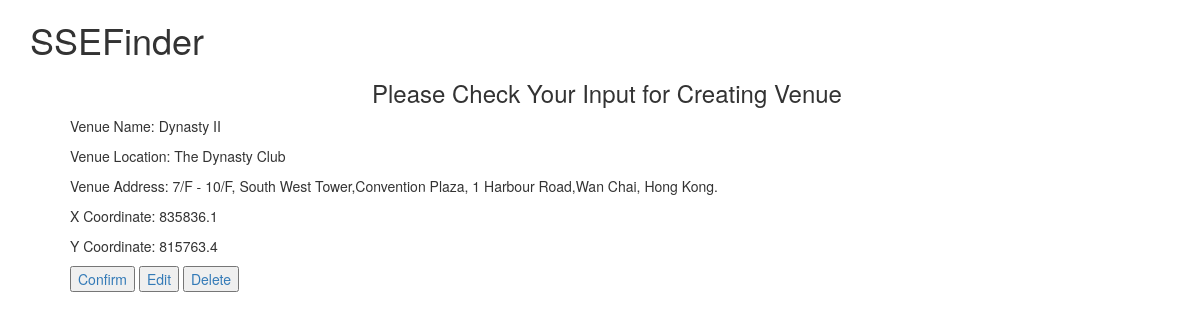
/VenueRecord/Preview, run on the app's committed database.
### EventRecord/models.py (models this page shows, shortened)
class Event(models.Model):
    venueName = models.CharField(max_length=100)
    venueLocation = models.CharField(max_length=100)
    venueAddress = models.CharField(max_length=200)
    xCoord = models.FloatField()
    yCoord = models.FloatField()
    date = models.DateTimeField(auto_now_add=True)
    class Meta:
        ordering = ['-date']

### EventRecord/views.py (the view)
class EventRecordView(ListView):
    template_name = "EventRecord.html"
    model = Event

### templates/EventRecord.html (shortened to what this page needs)
{% extends 'base.html' %}
{% block body %}
<h3><span style = "position: relative; left:30%">Please Check Your Input for Creating Venue</span></h3>
<ul>
{% for venue in object_list %}
{% if forloop.first %}
    Venue Name: {{venue.venueName}}
    Venue Location: {{venue.venueLocation}}
    Venue Address: {{venue.venueAddress}}
    X Coordinate: {{venue.xCoord}}
    Y Coordinate: {{venue.yCoord}}
    <button id="confirm"><a href="{% url 'home' %}">Confirm</button>
    <button id="Update"><a href="{% url 'update_VenueRecord' venue.pk %}">Edit</a></button>
    <button id="Cancel"><a href="{% url 'delete_VenueRecord' venue.pk %}">Delete</a></button>
{%endif%}
{% endfor %}
</ul>
{% endblock %}

### data on the page
Event: venueName "Dynasty II", venueLocation "The Dynasty Club", venueAddress "7/F - 10/F, South West Tower,Convention Plaza, 1 Harbour Road,Wan Chai, Hong Kong.", xCoord "835836.1", yCoord "815763.4"
